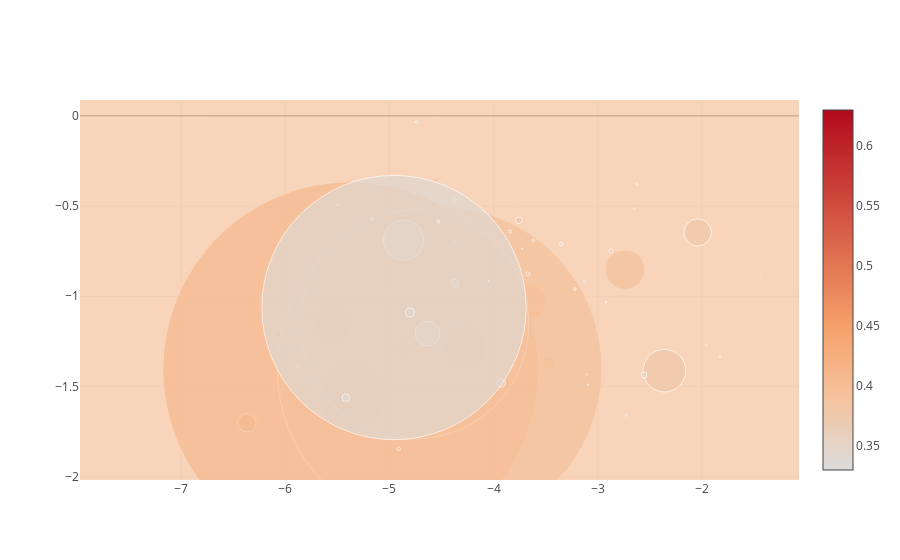

Notebook source saved alongside this figure:
### Code cell
mylib.launch_campaign_about('fruits')

### Figure 1 — Plotly figure (JSON) as saved in the notebook; plotly's stock layout.template omitted (floating-point values rounded to 4 significant figures)
{"data": [{"marker": {"color": [0.63, 0.58, 0.57, 0.57, 0.55, 0.54, 0.52, 0.51, 0.51, 0.51, 0.51, 0.5, 0.5, 0.5, 0.5, 0.49, 0.49, 0.49, 0.48, 0.48, 0.46, 0.46, 0.46, 0.45, 0.45, 0.45, 0.45, 0.45, 0.44, 0.44, 0.44, 0.43, 0.43, 0.42, 0.42, 0.42, 0.42, 0.42, 0.42, 0.41, 0.41, 0.41, 0.41, 0.41, 0.41, 0.4, 0.4, 0.4, 0.4, 0.4, 0.4, 0.39, 0.39, 0.39, 0.39, 0.39, 0.39, 0.39, 0.38, 0.38, 0.38, 0.38, 0.38, 0.38, 0.37, 0.37, 0.37, 0.37, 0.37, 0.37, 0.37, 0.37, 0.37, 0.37, 0.36, 0.36, 0.36, 0.36, 0.36, 0.36, 0.36, 0.36, 0.36, 0.35, 0.35, 0.35, 0.35, 0.35, 0.35, 0.34, 0.34, 0.34, 0.34, 0.34, 0.34, 0.34, 0.34, 0.34, 0.33, 0.33], "showscale": true, "size": [2.651, 0.7266, 0.8917, 5.545, 4.349, 1.041, 39.77, 0.401, 0.8313, 3.067, 0.6524, 13.98, 3.373, 1.137, 65.43, 0.35, 13.53, 2.773, 34.8, 0.681, 0.6134, 1.336, 0.3184, 375.3, 0.5564, 6.463, 3.606, 3.46, 18.21, 2.131, 0.87, 46.99, 3.75, 0.8172, 0.6499, 10.12, 5.647, 1.398, 0.1626, 1.641, 3.616, 12.36, 35.15, 1.678, 1.447, 3.698, 324.8, 228.8, 0.8445, 39.43, 16.42, 0.5949, 1223.0, 1.685, 2.073, 2.516, 1.06, 0.9551, 0.9276, 3.101, 6.632, 42.67, 27.27, 3.465, 1.097, 1.892, 3.007, 2.684, 3.597, 4.144, 2.697, 0.9411, 3.903, 0.793, 3.435, 7.925, 2.169, 40.12, 24.62, 0.7338, 0.2132, 8.519, 1.635, 2.731, 0.3561, 1.99, 1.124, 0.4084, 5.782, 2.64, 0.9087, 264.3, 0.6399, 0.4042, 2.589, 7.456, 0.817, 8.976, 0.7804, 0.8842]}, "mode": "markers", "text": ["instagram URL: http://instagram.com/web/friendships/4364143025/follow/<br>instagram ID: 4364143025<br>final measure: 0.63<br>likes: 7500<br>followers: 689<br>likesperday: 136.0<br>", "instagram URL: http://instagram.com/web/friendships/628300702/follow/<br>instagram ID: 628300702<br>final measure: 0.58<br>likes: 9056<br>followers: 530<br>likesperday: 11.0<br>", "instagram URL: http://instagram.com/web/friendships/1970641110/follow/<br>instagram ID: 1970641110<br>final measure: 0.57<br>likes: 11550<br>followers: 459<br>likesperday: 15.0<br>", "instagram URL: http://instagram.com/web/friendships/2519129001/follow/<br>instagram ID: 2519129001<br>final measure: 0.57<br>likes: 29483<br>followers: 2425<br>likesperday: 43.0<br>", "instagram URL: http://instagram.com/web/friendships/2069866026/follow/<br>instagram ID: 2069866026<br>final measure: 0.55<br>likes: 26295<br>followers: 999<br>likesperday: 72.0<br>", "instagram URL: http://instagram.com/web/friendships/1429052467/follow/<br>instagram ID: 1429052467<br>final measure: 0.54<br>likes: 13037<br>followers: 462<br>likesperday: 18.0<br>", "instagram URL: http://instagram.com/web/friendships/5565677408/follow/<br>instagram ID: 5565677408<br>final measure: 0.52<br>likes: 46845<br>followers: 8338<br>likesperday: 405.0<br>", "instagram URL: http://instagram.com/web/friendships/1680873411/follow/<br>instagram ID: 1680873411<br>final measure: 0.51<br>likes: 3470<br>followers: 309<br>likesperday: 15.0<br>", "instagram URL: http://instagram.com/web/friendships/3012022771/follow/<br>instagram ID: 3012022771<br>final measure: 0.51<br>likes: 9409<br>followers: 408<br>likesperday: 18.0<br>", "instagram URL: http://instagram.com/web/friendships/1791529568/follow/<br>instagram ID: 1791529568<br>final measure: 0.51<br>likes: 18045<br>followers: 389<br>likesperday: 134.0<br>", "instagram URL: http://instagram.com/web/friendships/3500062985/follow/<br>instagram ID: 3500062985<br>final measure: 0.51<br>likes: 6323<br>followers: 374<br>likesperday: 18.0<br>", "instagram URL: http://instagram.com/web/friendships/16095281/follow/<br>instagram ID: 16095281<br>final measure: 0.5<br>likes: 41073<br>followers: 4623<br>likesperday: 103.0<br>", "instagram URL: http://instagram.com/web/friendships/260742555/follow/<br>instagram ID: 260742555<br>final measure: 0.5<br>likes: 14980<br>followers: 678<br>likesperday: 112.0<br>", "instagram URL: http://instagram.com/web/friendships/22176722/follow/<br>instagram ID: 22176722<br>final measure: 0.5<br>likes: 12500<br>followers: 398<br>likesperday: 26.0<br>", "instagram URL: http://instagram.com/web/friendships/3672733479/follow/<br>instagram ID: 3672733479<br>final measure: 0.5<br>likes: 206931<br>followers: 4231<br>likesperday: 489.0<br>", "instagram URL: http://instagram.com/web/friendships/5834141416/follow/<br>instagram ID: 5834141416<br>final measure: 0.49<br>likes: 1650<br>followers: 464<br>likesperday: 16.0<br>", "instagram URL: http://instagram.com/web/friendships/35525377/follow/<br>instagram ID: 35525377<br>final measure: 0.49<br>likes: 34813<br>followers: 7962<br>likesperday: 66.0<br>", "instagram URL: http://instagram.com/web/friendships/2304800847/follow/<br>instagram ID: 2304800847<br>final measure: 0.49<br>likes: 19039<br>followers: 603<br>likesperday: 67.0<br>", "instagram URL: http://instagram.com/web/friendships/1700279093/follow/<br>instagram ID: 1700279093<br>final measure: 0.48<br>likes: 74179<br>followers: 9119<br>likesperday: 179.0<br>", "instagram URL: http://instagram.com/web/friendships/4318223424/follow/<br>instagram ID: 4318223424<br>final measure: 0.48<br>likes: 5246<br>followers: 260<br>likesperday: 34.0<br>", "instagram URL: http://instagram.com/web/friendships/211539883/follow/<br>instagram ID: 211539883<br>final measure: 0.46<br>likes: 5402<br>followers: 387<br>likesperday: 18.0<br>", "instagram URL: http://instagram.com/web/friendships/450014318/follow/<br>instagram ID: 450014318<br>final measure: 0.46<br>likes: 12776<br>followers: 341<br>likesperday: 41.0<br>", "instagram URL: http://instagram.com/web/friendships/863432690/follow/<br>instagram ID: 863432690<br>final measure: 0.46<br>likes: 5336<br>followers: 475<br>likesperday: 4.0<br>", "instagram URL: http://instagram.com/web/friendships/550862816/follow/<br>instagram ID: 550862816<br>final measure: 0.45<br>likes: 435683<br>followers: 29155<br>likesperday: 1109.0<br>", "instagram URL: http://instagram.com/web/friendships/1773767930/follow/<br>instagram ID: 1773767930<br>final measure: 0.45<br>likes: 8492<br>followers: 405<br>likesperday: 9.0<br>", "instagram URL: http://instagram.com/web/friendships/3236337977/follow/<br>instagram ID: 3236337977<br>final measure: 0.45<br>likes: 27370<br>followers: 2312<br>likesperday: 66.0<br>", "instagram URL: http://instagram.com/web/friendships/3520620670/follow/<br>instagram ID: 3520620670<br>final measure: 0.45<br>likes: 19865<br>followers: 1259<br>likesperday: 52.0<br>", "instagram URL: http://instagram.com/web/friendships/406695329/follow/<br>instagram ID: 406695329<br>final measure: 0.45<br>likes: 13775<br>followers: 2997<br>likesperday: 29.0<br>", "instagram URL: http://instagram.com/web/friendships/1570991709/follow/<br>instagram ID: 1570991709<br>final measure: 0.44<br>likes: 54457<br>followers: 5118<br>likesperday: 119.0<br>", "instagram URL: http://instagram.com/web/friendships/4026664047/follow/<br>instagram ID: 4026664047<br>final measure: 0.44<br>likes: 14143<br>followers: 434<br>likesperday: 74.0<br>", "instagram URL: http://instagram.com/web/friendships/1509964861/follow/<br>instagram ID: 1509964861<br>final measure: 0.44<br>likes: 7242<br>followers: 1742<br>likesperday: 6.0<br>", "instagram URL: http://instagram.com/web/friendships/387082399/follow/<br>instagram ID: 387082399<br>final measure: 0.43<br>likes: 77807<br>followers: 13912<br>likesperday: 204.0<br>", "instagram URL: http://instagram.com/web/friendships/3949628454/follow/<br>instagram ID: 3949628454<br>final measure: 0.43<br>likes: 24663<br>followers: 983<br>likesperday: 58.0<br>", "instagram URL: http://instagram.com/web/friendships/2037900235/follow/<br>instagram ID: 2037900235<br>final measure: 0.42<br>likes: 10841<br>followers: 440<br>likesperday: 14.0<br>", "instagram URL: http://instagram.com/web/friendships/55767322/follow/<br>instagram ID: 55767322<br>final measure: 0.42<br>likes: 8334<br>followers: 362<br>likesperday: 14.0<br>", "instagram URL: http://instagram.com/web/friendships/177173101/follow/<br>instagram ID: 177173101<br>final measure: 0.42<br>likes: 36527<br>followers: 2354<br>likesperday: 119.0<br>", "instagram URL: http://instagram.com/web/friendships/2005738262/follow/<br>instagram ID: 2005738262<br>final measure: 0.42<br>likes: 31425<br>followers: 2899<br>likesperday: 35.0<br>", "instagram URL: http://instagram.com/web/friendships/2150666103/follow/<br>instagram ID: 2150666103<br>final measure: 0.42<br>likes: 11739<br>followers: 832<br>likesperday: 20.0<br>", "instagram URL: http://instagram.com/web/friendships/3988575379/follow/<br>instagram ID: 3988575379<br>final measure: 0.42<br>likes: 1627<br>followers: 271<br>likesperday: 6.0<br>", "instagram URL: http://instagram.com/web/friendships/1795985734/follow/<br>instagram ID: 1795985734<br>final measure: 0.41<br>likes: 20394<br>followers: 629<br>likesperday: 21.0<br>", "instagram URL: http://instagram.com/web/friendships/1788781813/follow/<br>instagram ID: 1788781813<br>final measure: 0.41<br>likes: 20290<br>followers: 1074<br>likesperday: 60.0<br>", "instagram URL: http://instagram.com/web/friendships/642716587/follow/<br>instagram ID: 642716587<br>final measure: 0.41<br>likes: 51149<br>followers: 1965<br>likesperday: 152.0<br>", "instagram URL: http://instagram.com/web/friendships/2714065319/follow/<br>instagram ID: 2714065319<br>final measure: 0.41<br>likes: 73253<br>followers: 12779<br>likesperday: 132.0<br>", "instagram URL: http://instagram.com/web/friendships/1989953266/follow/<br>instagram ID: 1989953266<br>final measure: 0.41<br>likes: 15404<br>followers: 481<br>likesperday: 38.0<br>", "instagram URL: http://instagram.com/web/friendships/4775323948/follow/<br>instagram ID: 4775323948<br>final measure: 0.41<br>likes: 9104<br>followers: 426<br>likesperday: 54.0<br>", "instagram URL: http://instagram.com/web/friendships/4638914639/follow/<br>instagram ID: 4638914639<br>final measure: 0.4<br>likes: 15149<br>followers: 1672<br>likesperday: 54.0<br>", "instagram URL: http://instagram.com/web/friendships/49407006/follow/<br>instagram ID: 49407006<br>final measure: 0.4<br>likes: 356517<br>followers: 19885<br>likesperday: 1488.0<br>", "instagram URL: http://instagram.com/web/friendships/6838072/follow/<br>instagram ID: 6838072<br>final measure: 0.4<br>likes: 259611<br>followers: 35072<br>likesperday: 575.0<br>", "instagram URL: http://instagram.com/web/friendships/3161467688/follow/<br>instagram ID: 3161467688<br>final measure: 0.4<br>likes: 7591<br>followers: 671<br>likesperday: 14.0<br>", "instagram URL: http://instagram.com/web/friendships/2250478118/follow/<br>instagram ID: 2250478118<br>final measure: 0.4<br>likes: 49495<br>followers: 11257<br>likesperday: 279.0<br>", "instagram URL: http://instagram.com/web/friendships/2176287115/follow/<br>instagram ID: 2176287115<br>final measure: 0.4<br>likes: 50898<br>followers: 5696<br>likesperday: 93.0<br>", "instagram URL: http://instagram.com/web/friendships/2128802058/follow/<br>instagram ID: 2128802058<br>final measure: 0.39<br>likes: 6945<br>followers: 637<br>likesperday: 8.0<br>", "instagram URL: http://instagram.com/web/friendships/1474060686/follow/<br>instagram ID: 1474060686<br>final measure: 0.39<br>likes: 359951<br>followers: 131722<br>likesperday: 3157.0<br>", "instagram URL: http://instagram.com/web/friendships/2201514904/follow/<br>instagram ID: 2201514904<br>final measure: 0.39<br>likes: 17107<br>followers: 332<br>likesperday: 50.0<br>", "instagram URL: http://instagram.com/web/friendships/705677069/follow/<br>instagram ID: 705677069<br>final measure: 0.39<br>likes: 19742<br>followers: 1037<br>likesperday: 21.0<br>", "instagram URL: http://instagram.com/web/friendships/2079697287/follow/<br>instagram ID: 2079697287<br>final measure: 0.39<br>likes: 19580<br>followers: 490<br>likesperday: 66.0<br>", "instagram URL: http://instagram.com/web/friendships/4325390/follow/<br>instagram ID: 4325390<br>final measure: 0.39<br>likes: 11499<br>followers: 296<br>likesperday: 33.0<br>", "instagram URL: http://instagram.com/web/friendships/708338909/follow/<br>instagram ID: 708338909<br>final measure: 0.39<br>likes: 13916<br>followers: 285<br>likesperday: 23.0<br>", "instagram URL: http://instagram.com/web/friendships/2880964/follow/<br>instagram ID: 2880964<br>final measure: 0.38<br>likes: 12310<br>followers: 699<br>likesperday: 10.0<br>", "instagram URL: http://instagram.com/web/friendships/10445303/follow/<br>instagram ID: 10445303<br>final measure: 0.38<br>likes: 17104<br>followers: 1442<br>likesperday: 39.0<br>", "instagram URL: http://instagram.com/web/friendships/180180581/follow/<br>instagram ID: 180180581<br>final measure: 0.38<br>likes: 22514<br>followers: 2873<br>likesperday: 68.0<br>", "instagram URL: http://instagram.com/web/friendships/1671399535/follow/<br>instagram ID: 1671399535<br>final measure: 0.38<br>likes: 119551<br>followers: 6955<br>likesperday: 219.0<br>", "instagram URL: http://instagram.com/web/friendships/231581566/follow/<br>instagram ID: 231581566<br>final measure: 0.38<br>likes: 65842<br>followers: 5761<br>likesperday: 196.0<br>", "instagram URL: http://instagram.com/web/friendships/1689554515/follow/<br>instagram ID: 1689554515<br>final measure: 0.38<br>likes: 31367<br>followers: 589<br>likesperday: 65.0<br>", "instagram URL: http://instagram.com/web/friendships/742007533/follow/<br>instagram ID: 742007533<br>final measure: 0.37<br>likes: 12059<br>followers: 384<br>likesperday: 26.0<br>", "instagram URL: http://instagram.com/web/friendships/3124828732/follow/<br>instagram ID: 3124828732<br>final measure: 0.37<br>likes: 10812<br>followers: 1743<br>likesperday: 19.0<br>", "instagram URL: http://instagram.com/web/friendships/2200300380/follow/<br>instagram ID: 2200300380<br>final measure: 0.37<br>likes: 21889<br>followers: 1377<br>likesperday: 30.0<br>", "instagram URL: http://instagram.com/web/friendships/2680637259/follow/<br>instagram ID: 2680637259<br>final measure: 0.37<br>likes: 20108<br>followers: 1194<br>likesperday: 30.0<br>", "instagram URL: http://instagram.com/web/friendships/1427377504/follow/<br>instagram ID: 1427377504<br>final measure: 0.37<br>likes: 20282<br>followers: 2363<br>likesperday: 27.0<br>", "instagram URL: http://instagram.com/web/friendships/2138892393/follow/<br>instagram ID: 2138892393<br>final measure: 0.37<br>likes: 27005<br>followers: 1987<br>likesperday: 32.0<br>", "instagram URL: http://instagram.com/web/friendships/3051348627/follow/<br>instagram ID: 3051348627<br>final measure: 0.37<br>likes: 16989<br>followers: 808<br>likesperday: 53.0<br>", "instagram URL: http://instagram.com/web/friendships/1143428611/follow/<br>instagram ID: 1143428611<br>final measure: 0.37<br>likes: 8748<br>followers: 405<br>likesperday: 25.0<br>", "instagram URL: http://instagram.com/web/friendships/5609349054/follow/<br>instagram ID: 5609349054<br>final measure: 0.37<br>likes: 18718<br>followers: 612<br>likesperday: 133.0<br>", "instagram URL: http://instagram.com/web/friendships/1172540098/follow/<br>instagram ID: 1172540098<br>final measure: 0.37<br>likes: 12390<br>followers: 564<br>likesperday: 9.0<br>", "instagram URL: http://instagram.com/web/friendships/3526270187/follow/<br>instagram ID: 3526270187<br>final measure: 0.36<br>likes: 14993<br>followers: 2315<br>likesperday: 34.0<br>", "instagram URL: http://instagram.com/web/friendships/4021753258/follow/<br>instagram ID: 4021753258<br>final measure: 0.36<br>likes: 51541<br>followers: 967<br>likesperday: 126.0<br>", "instagram URL: http://instagram.com/web/friendships/3191160189/follow/<br>instagram ID: 3191160189<br>final measure: 0.36<br>likes: 20316<br>followers: 429<br>likesperday: 54.0<br>", "instagram URL: http://instagram.com/web/friendships/372961788/follow/<br>instagram ID: 372961788<br>final measure: 0.36<br>likes: 106263<br>followers: 9017<br>likesperday: 168.0<br>", "instagram URL: http://instagram.com/web/friendships/1472918108/follow/<br>instagram ID: 1472918108<br>final measure: 0.36<br>likes: 120690<br>followers: 2512<br>likesperday: 200.0<br>", "instagram URL: http://instagram.com/web/friendships/2268754110/follow/<br>instagram ID: 2268754110<br>final measure: 0.36<br>likes: 5248<br>followers: 342<br>likesperday: 30.0<br>", "instagram URL: http://instagram.com/web/friendships/4251457983/follow/<br>instagram ID: 4251457983<br>final measure: 0.36<br>likes: 961<br>followers: 249<br>likesperday: 19.0<br>", "instagram URL: http://instagram.com/web/friendships/3133933875/follow/<br>instagram ID: 3133933875<br>final measure: 0.36<br>likes: 51377<br>followers: 1605<br>likesperday: 88.0<br>", "instagram URL: http://instagram.com/web/friendships/3087481511/follow/<br>instagram ID: 3087481511<br>final measure: 0.36<br>likes: 12417<br>followers: 1025<br>likesperday: 21.0<br>", "instagram URL: http://instagram.com/web/friendships/3266021842/follow/<br>instagram ID: 3266021842<br>final measure: 0.35<br>likes: 18710<br>followers: 712<br>likesperday: 56.0<br>", "instagram URL: http://instagram.com/web/friendships/3991012167/follow/<br>instagram ID: 3991012167<br>final measure: 0.35<br>likes: 3831<br>followers: 331<br>likesperday: 10.0<br>", "instagram URL: http://instagram.com/web/friendships/1960942136/follow/<br>instagram ID: 1960942136<br>final measure: 0.35<br>likes: 10733<br>followers: 615<br>likesperday: 60.0<br>", "instagram URL: http://instagram.com/web/friendships/1916768662/follow/<br>instagram ID: 1916768662<br>final measure: 0.35<br>likes: 18041<br>followers: 219<br>likesperday: 32.0<br>", "instagram URL: http://instagram.com/web/friendships/1057283894/follow/<br>instagram ID: 1057283894<br>final measure: 0.35<br>likes: 6023<br>followers: 213<br>likesperday: 13.0<br>", "instagram URL: http://instagram.com/web/friendships/6042273550/follow/<br>instagram ID: 6042273550<br>final measure: 0.35<br>likes: 9658<br>followers: 1595<br>likesperday: 217.0<br>", "instagram URL: http://instagram.com/web/friendships/21712942/follow/<br>instagram ID: 21712942<br>final measure: 0.34<br>likes: 13824<br>followers: 1050<br>likesperday: 48.0<br>", "instagram URL: http://instagram.com/web/friendships/2996122784/follow/<br>instagram ID: 2996122784<br>final measure: 0.34<br>likes: 5492<br>followers: 537<br>likesperday: 28.0<br>", "instagram URL: http://instagram.com/web/friendships/220454162/follow/<br>instagram ID: 220454162<br>final measure: 0.34<br>likes: 245542<br>followers: 22712<br>likesperday: 1253.0<br>", "instagram URL: http://instagram.com/web/friendships/4219759255/follow/<br>instagram ID: 4219759255<br>final measure: 0.34<br>likes: 2601<br>followers: 1312<br>likesperday: 12.0<br>", "instagram URL: http://instagram.com/web/friendships/1745030836/follow/<br>instagram ID: 1745030836<br>final measure: 0.34<br>likes: 5674<br>followers: 480<br>likesperday: 6.0<br>", "instagram URL: http://instagram.com/web/friendships/3039984232/follow/<br>instagram ID: 3039984232<br>final measure: 0.34<br>likes: 13388<br>followers: 2176<br>likesperday: 23.0<br>", "instagram URL: http://instagram.com/web/friendships/2654275872/follow/<br>instagram ID: 2654275872<br>final measure: 0.34<br>likes: 32776<br>followers: 1146<br>likesperday: 148.0<br>", "instagram URL: http://instagram.com/web/friendships/1575706846/follow/<br>instagram ID: 1575706846<br>final measure: 0.34<br>likes: 5247<br>followers: 795<br>likesperday: 16.0<br>", "instagram URL: http://instagram.com/web/friendships/1572755280/follow/<br>instagram ID: 1572755280<br>final measure: 0.34<br>likes: 26659<br>followers: 2963<br>likesperday: 102.0<br>", "instagram URL: http://instagram.com/web/friendships/270089711/follow/<br>instagram ID: 270089711<br>final measure: 0.33<br>likes: 6141<br>followers: 1102<br>likesperday: 9.0<br>", "instagram URL: http://instagram.com/web/friendships/222911336/follow/<br>instagram ID: 222911336<br>final measure: 0.33<br>likes: 12124<br>followers: 403<br>likesperday: 16.0<br>"], "type": "scatter", "x": [-4.39, -5.065, -4.7, -6.066, -5.785, -5.126, -4.268, -3.946, -5.279, -5.412, -5.245, -4.283, -4.707, -3.209, -5.359, -6.818, -4.866, -5.211, -5.534, -4.256, -5.452, -3.249, -4.328, -5.374, -5.813, -4.971, -4.813, -4.809, -6.368, -3.683, -3.061, -4.329, -4.465, -4.816, -2.968, -3.939, -5.268, -4.697, -4.794, -4.706, -5.419, -3.462, -3.669, -5.841, -3.773, -4.553, -4.518, -4.761, -4.527, -2.737, -4.551, -4.198, -4.827, -3.094, -1.824, -3.615, -4.629, -4.598, -4.439, -4.376, -3.756, -2.358, -2.038, -4.911, -1.956, -2.92, -3.841, -3.218, -4.366, -3.671, -3.127, -3.725, -2.871, -4.699, -3.349, -4.369, -2.729, -4.864, -4.635, -4.54, -5.771, -3.926, -4.362, -4.737, -4.508, -2.623, -4.297, -5.342, -2.553, -5.168, -3.105, -4.956, -1.44, -5.887, -4.53, -5.417, -4.047, -4.803, -5.498, -2.645], "y": [-1.391, -1.042, -1.299, -1.207, -1.129, -1.012, -1.285, -1.896, -1.204, -1.42, -0.7785, -1.183, -1.303, -0.9565, -1.559, -1.429, -1.281, -1.218, -1.16, -1.263, -0.8262, -0.7607, -1.36, -1.406, -0.5108, -0.9756, -1.314, -0.7101, -1.702, -1.275, -0.9976, -0.9158, -1.031, -0.8992, -0.869, -1.037, -1.143, -1.113, -1.152, -1.373, -1.064, -1.368, -1.029, -1.397, -0.5023, -0.3557, -1.402, -1.157, -0.9309, -0.8524, -1.205, -0.6364, -1.493, -1.49, -1.335, -0.6901, -1.34, -1.213, -0.6315, -0.4635, -0.5784, -1.412, -0.646, -1.845, -1.269, -1.033, -0.6414, -0.9605, -0.9318, -0.8763, -0.9171, -0.7353, -0.7483, -1.2, -0.7102, -0.9278, -1.659, -0.6884, -1.206, -0.5742, -0.9223, -1.48, -0.6915, -0.03403, -1.301, -0.3807, -1.161, -1.394, -1.436, -0.5717, -1.434, -1.062, -0.8926, -1.391, -0.5867, -1.562, -0.9162, -1.09, -0.4923, -0.5136]}], "layout": {}}
